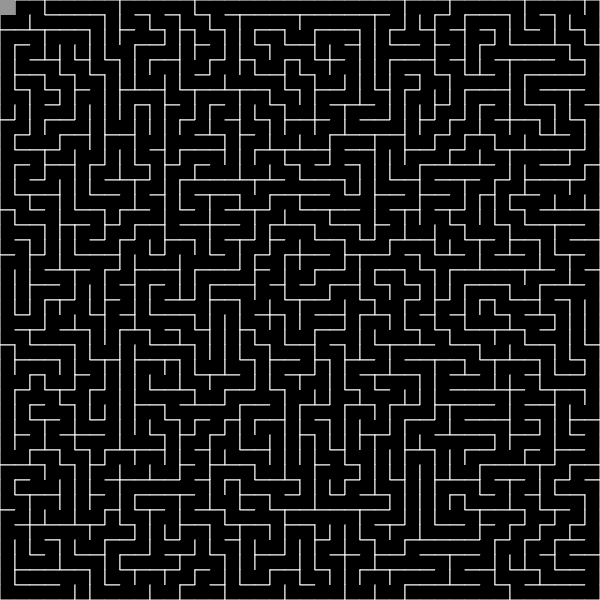
Frame 1 (no input)
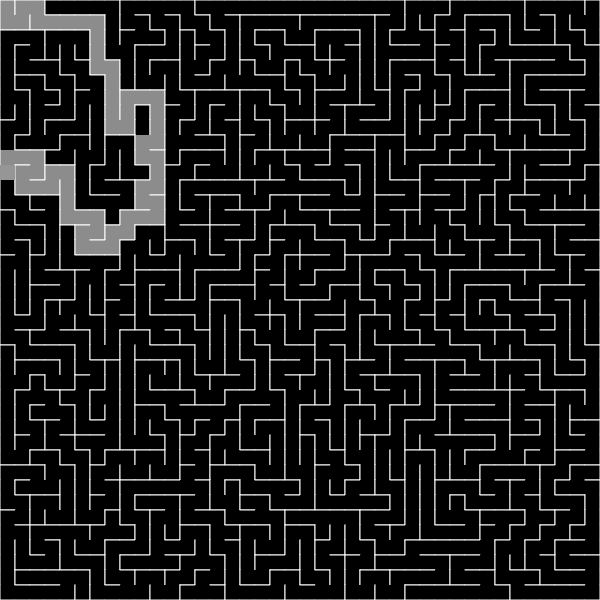
Frame 60 (no input)
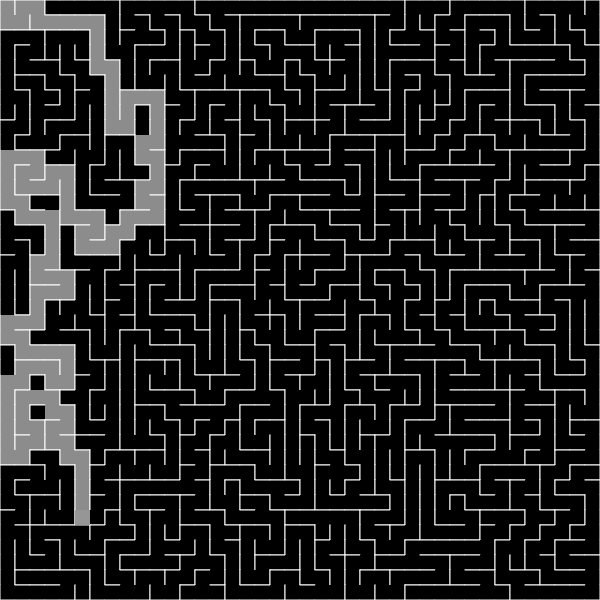
Frame 120 (the mouse pressed at the canvas centre since frame 60)

The p5.js sketch that drew these frames (run headless with seeded random() and noise() and a simulated clock; from frame 60 on, the mouse is pressed at the canvas centre):

// p5.js sketch
// ── sketch.js
var rows = 40;
var cols = 40;
var h = 600;
var w = 600;
var cell_h = h/rows;
var cell_w = w/cols;

var cells = [];
var cur = null;
var stack = [];

var visited_color;    // purple
var exploring_color;  // blue
var dead_end_color;   // red
var path_color;       // green

var generated = false;

function setup() {
    createCanvas(w, h);
    // frameRate(5);
    for (var i = 0; i < rows; i++) {
        for (var j = 0; j < cols; j++) {
            cells.push(new Cell(i, j));
        }
    }
    cur = cells[0];
    cur.visited = true;
    while(!generated) {
        if (cur) {
            var n  = cur.getRandomNeighbor();
            if (n) {
                stack.push(cur);
                cur = n
                cur.visited = true;
            } else if (stack.length > 0) {
                cur = stack.pop();
            } else {
                generated = true;
            }
        }
    }
    visited_color = color(0);    // purple
    exploring_color = color(140);  // blue
    dead_end_color = color(50);   // red
    path_color = color(200);       // green
}

function getIndex(i, j) {
    if (i < 0 || j < 0 || i >= rows || j >= cols) return undefined;
    return i * rows + j;
}

function draw() {
    background(51);
    for (var i = 0; i < rows; i++) {
        for (var j = 0; j < cols; j++) {
            cells[getIndex(i,j)].show();
        }
    }
    if (cur) {
        fill(150);
        noStroke();
        rect(cur.j*cell_w, cur.i*cell_h, cell_w, cell_h);
        noFill();
    }

    if (!generated) {
        if (cur) {
            var n  = cur.getRandomNeighbor();
            if (n) {
                stack.push(cur);
                cur = n
                cur.visited = true;
            } else if (stack.length > 0) {
                cur = stack.pop();
            } else {
                generated = true;
            }
        }
    } else {
        if (cur.i == rows - 1 && cur.j == cols -1) {
            cur.path = true;
            for  (var i = 0; i < stack.length; i++) {
                stack[i].path = true;
            }
        } else {
            var next = cur.getValidNeighbor();
            if (next) {
                stack.push(cur);
                cur = next;
                cur.exploring = true;
            } else {
                cur.dead_end = true;
                cur = stack.pop();
            }
        }
    }
}

function keyPressed(key) {
    if (key.key === "ArrowUp") {
        console.log("up");
    } else if (key.key === "ArrowDown") {
        console.log("down");
    } else if (key.key === "ArrowLeft") {
        console.log("left");
    } else if (key.key === "ArrowRight") {
        console.log("right");
    }
}

function Cell(i, j) {
    this.i = i;
    this.j = j;
    this.visited = false;
    this.path = false;
    this.exploring = false;
    this.dead_end = false;
    this.walls = [true, true, true, true]
    this.marks = [false, false, false, false]

    this.show = function() {
        if (this.path) {
            fill(path_color);
        } else if (this.dead_end) {
            fill(dead_end_color);
        } else if (this.exploring){
            fill(exploring_color);
        } else if (this.visited) {
            fill(visited_color);
        } else {
            noFill();
        }
        noStroke();
        rect(this.j*cell_w, this.i*cell_h, cell_w, cell_h);
        stroke(255);
        if (this.walls[0]) {
            // stroke(255,0,0);
            this.drawLine(1,0, 0,0);
        }
        if (this.walls[1]) {
            // stroke(0,255,0);
            this.drawLine(1,1, 1,0);
        }
        if (this.walls[2]) {
            // stroke(0,0,255);
            this.drawLine(0,1, 1,1);
        }
        if (this.walls[3]) {
            // stroke(255);
            this.drawLine(0,0, 0,1);
        }
    }

    this.drawLine = function(xo, yo, x, y) {
        line((this.j + xo) * cell_w, (this.i + yo) * cell_h,
             (this.j +  x) * cell_w, (this.i +  y) * cell_h);
    }

    this.getRandomNeighbor = function() {
        var ns = [[0,1], [0,-1],[1,0],[-1,0]];
        var neighbors = []
        for (var i = 0; i < ns.length; i++) {
            var c = ns[i];
            var n = cells[getIndex(this.i + c[0], this.j + c[1])];
            if (n && !n.visited) {
                neighbors.push(n);
            }
        }
        if (neighbors.length > 0) {
            var neighbor = neighbors[floor(random(0,neighbors.length))];
            if (neighbor.i - this.i == -1) {
                this.walls[0] = false;
                neighbor.walls[2] = false;
            }
            if (neighbor.i - this.i == 1) {
                this.walls[2] = false;
                neighbor.walls[0] = false;
            }
            if (neighbor.j - this.j == -1) {
                this.walls[3] = false;
                neighbor.walls[1] = false;
            }
            if (neighbor.j - this.j == 1) {
                this.walls[1] = false;
                neighbor.walls[3] = false;
            }
            return neighbor;
        } else {
            return undefined;
        }
    }

    this.getValidNeighbor = function() {
        this.exploring = true;

        if (!this.walls[1] && !this.marks[1]) {
            this.marks[1] = true;
            var n = cells[getIndex(this.i, this.j + 1)];
            if (n && !n.exploring) return n;
        }
        if (!this.walls[3] && !this.marks[3]) {
            this.marks[3] = true;
            var n = cells[getIndex(this.i, this.j - 1)];
            if (n && !n.exploring) return n;
        }
        if (!this.walls[2] && !this.marks[2]) {
            this.marks[2] = true;
            var n = cells[getIndex(this.i + 1, this.j)];
            if (n && !n.exploring) return n;
        }
        if (!this.walls[0] && !this.marks[0]) {
            this.marks[0] = true;
            var n = cells[getIndex(this.i - 1, this.j)];
            if (n && !n.exploring) return n;
        }
        return undefined;
    }

    this.getNeighbor = function(dir) {
        this.exploring = true;

        if (dir === "ArrowRight" && !this.walls[1] && !this.marks[1]) {
            this.marks[1] = true;
            var n = cells[getIndex(this.i, this.j + 1)];
            if (n && !n.exploring) return n;
        } else
        if (dir === "ArrowLeft" && !this.walls[3] && !this.marks[3]) {
            this.marks[3] = true;
            var n = cells[getIndex(this.i, this.j - 1)];
            if (n && !n.exploring) return n;
        } else
        if (!this.walls[2] && !this.marks[2]) {
            this.marks[2] = true;
            var n = cells[getIndex(this.i + 1, this.j)];
            if (n && !n.exploring) return n;
        } else
        if (!this.walls[0] && !this.marks[0]) {
            this.marks[0] = true;
            var n = cells[getIndex(this.i - 1, this.j)];
            if (n && !n.exploring) return n;
        }
        return undefined;
    }
}
